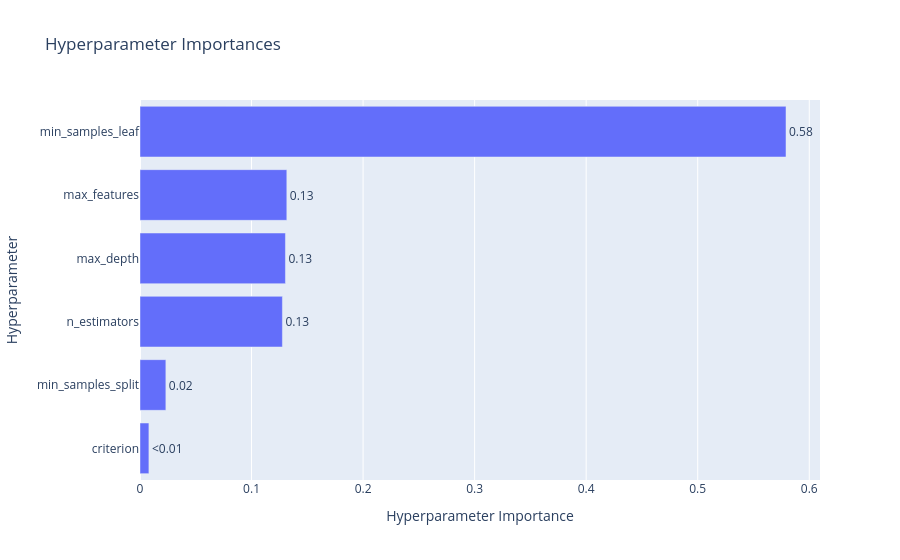
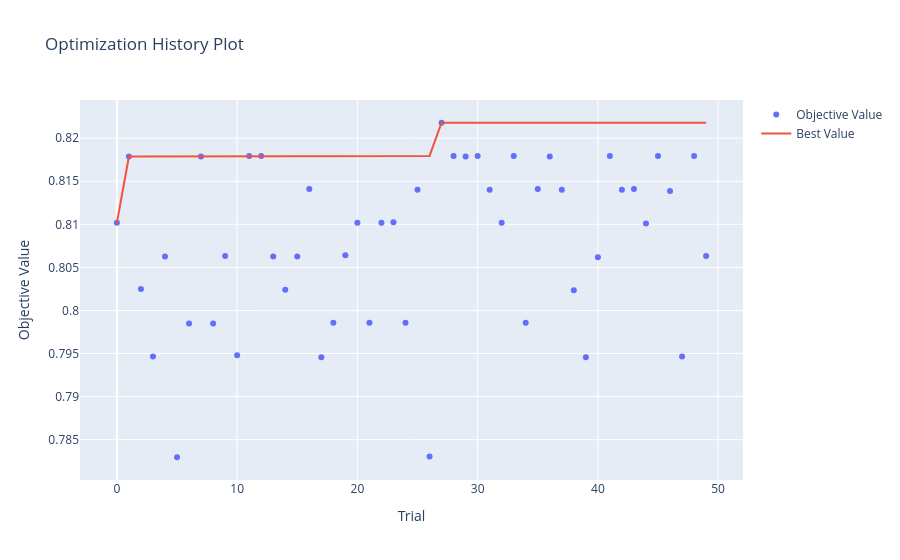

The notebook cell saved with these charts, in order:
### Code cell
fig = optuna.visualization.plot_param_importances(study)
fig.show()

fig = optuna.visualization.plot_optimization_history(study)
fig.show()

### Figure 1 — Plotly figure (JSON) as saved in the notebook; plotly's stock layout.template omitted (floating-point values rounded to 4 significant figures)
{"data": [{"cliponaxis": false, "hovertemplate": ["criterion (CategoricalDistribution): 0.007980394256637<extra></extra>", "min_samples_split (IntDistribution): 0.023182703843645115<extra></extra>", "n_estimators (IntDistribution): 0.12766312189630016<extra></extra>", "max_depth (IntDistribution): 0.1303901229672434<extra></extra>", "max_features (CategoricalDistribution): 0.13162710702801633<extra></extra>", "min_samples_leaf (IntDistribution): 0.5791565500081579<extra></extra>"], "name": "Objective Value", "orientation": "h", "text": ["<0.01", "0.02", "0.13", "0.13", "0.13", "0.58"], "textposition": "outside", "type": "bar", "x": [0.00798, 0.02318, 0.1277, 0.1304, 0.1316, 0.5792], "y": ["criterion", "min_samples_split", "n_estimators", "max_depth", "max_features", "min_samples_leaf"]}], "layout": {"title": {"text": "Hyperparameter Importances"}, "xaxis": {"title": {"text": "Hyperparameter Importance"}}, "yaxis": {"title": {"text": "Hyperparameter"}}}}

### Figure 2 — Plotly figure (JSON) as saved in the notebook; plotly's stock layout.template omitted (floating-point values rounded to 4 significant figures)
{"data": [{"mode": "markers", "name": "Objective Value", "type": "scatter", "x": [0, 1, 2, 3, 4, 5, 6, 7, 8, 9, 10, 11, 12, 13, 14, 15, 16, 17, 18, 19, 20, 21, 22, 23, 24, 25, 26, 27, 28, 29, 30, 31, 32, 33, 34, 35, 36, 37, 38, 39, 40, 41, 42, 43, 44, 45, 46, 47, 48, 49], "y": [0.8102, 0.8179, 0.8025, 0.7946, 0.8063, 0.783, 0.7985, 0.8179, 0.7985, 0.8063, 0.7948, 0.8179, 0.8179, 0.8063, 0.8024, 0.8063, 0.8141, 0.7946, 0.7986, 0.8064, 0.8102, 0.7986, 0.8102, 0.8103, 0.7986, 0.814, 0.783, 0.8218, 0.8179, 0.8179, 0.8179, 0.814, 0.8102, 0.8179, 0.7986, 0.8141, 0.8179, 0.814, 0.8023, 0.7946, 0.8062, 0.8179, 0.814, 0.8141, 0.8101, 0.8179, 0.8139, 0.7946, 0.8179, 0.8063]}, {"mode": "lines", "name": "Best Value", "type": "scatter", "x": [0, 1, 2, 3, 4, 5, 6, 7, 8, 9, 10, 11, 12, 13, 14, 15, 16, 17, 18, 19, 20, 21, 22, 23, 24, 25, 26, 27, 28, 29, 30, 31, 32, 33, 34, 35, 36, 37, 38, 39, 40, 41, 42, 43, 44, 45, 46, 47, 48, 49], "y": [0.8102, 0.8179, 0.8179, 0.8179, 0.8179, 0.8179, 0.8179, 0.8179, 0.8179, 0.8179, 0.8179, 0.8179, 0.8179, 0.8179, 0.8179, 0.8179, 0.8179, 0.8179, 0.8179, 0.8179, 0.8179, 0.8179, 0.8179, 0.8179, 0.8179, 0.8179, 0.8179, 0.8218, 0.8218, 0.8218, 0.8218, 0.8218, 0.8218, 0.8218, 0.8218, 0.8218, 0.8218, 0.8218, 0.8218, 0.8218, 0.8218, 0.8218, 0.8218, 0.8218, 0.8218, 0.8218, 0.8218, 0.8218, 0.8218, 0.8218]}, {"marker": {"color": "#cccccc"}, "mode": "markers", "name": "Infeasible Trial", "showlegend": false, "type": "scatter", "x": [], "y": []}], "layout": {"title": {"text": "Optimization History Plot"}, "xaxis": {"title": {"text": "Trial"}}, "yaxis": {"title": {"text": "Objective Value"}}}}
